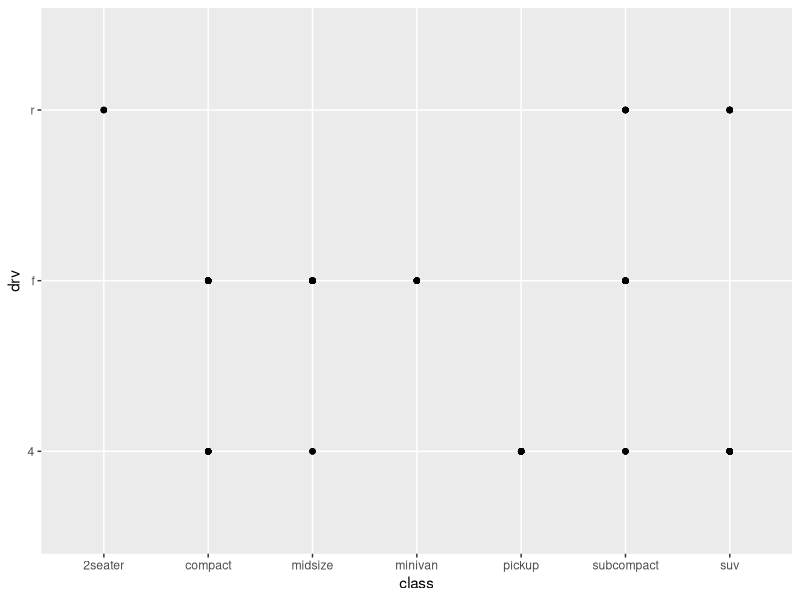
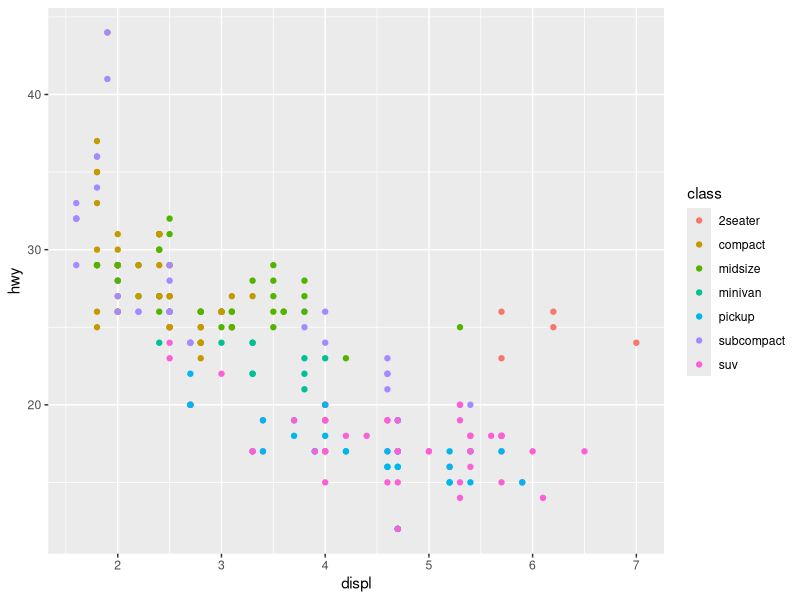
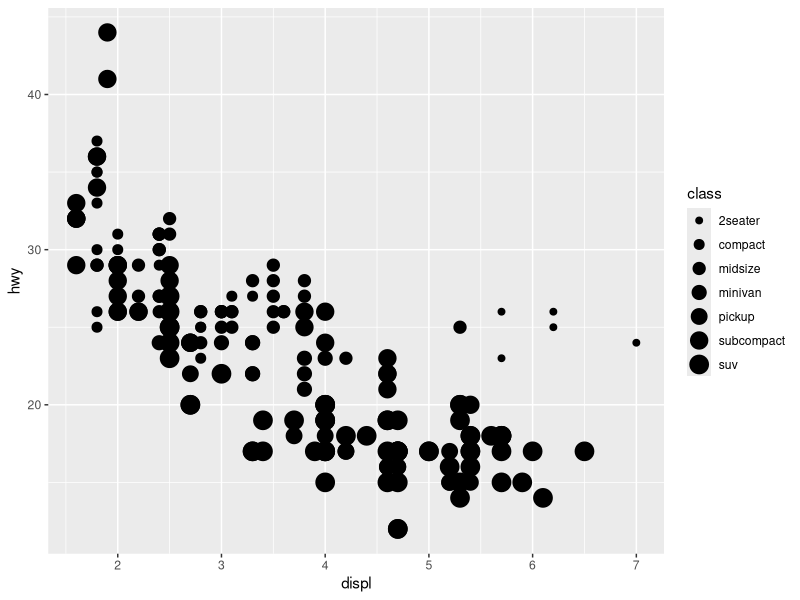
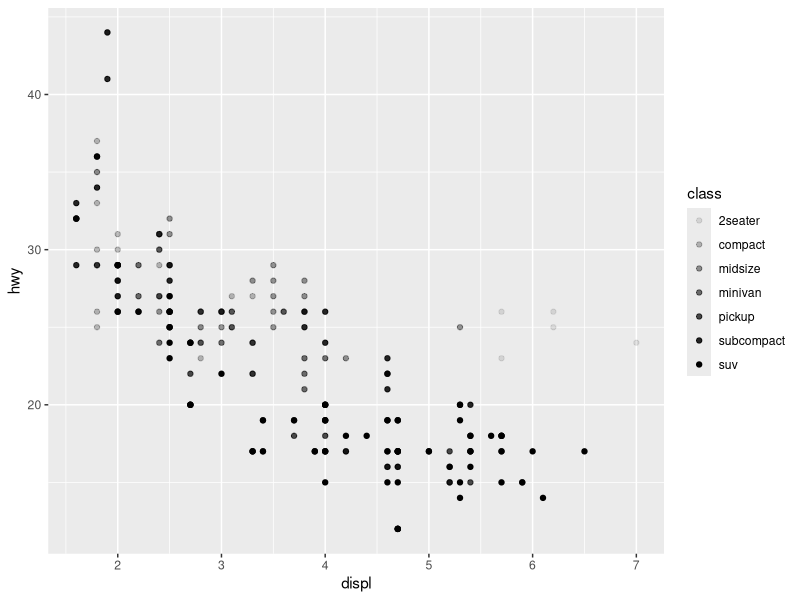
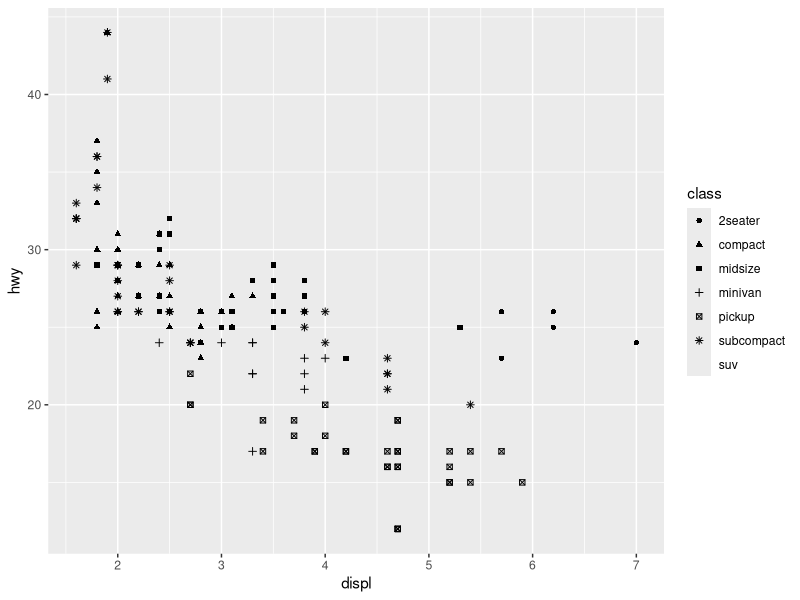
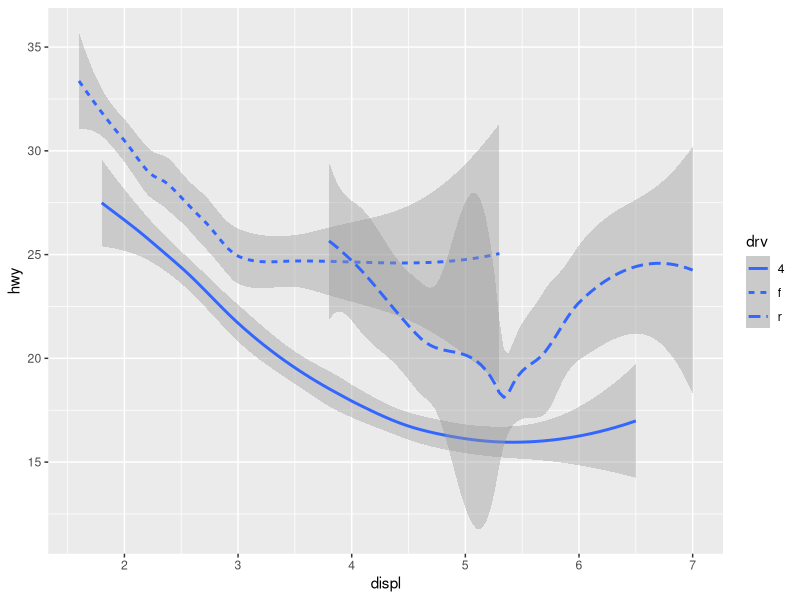
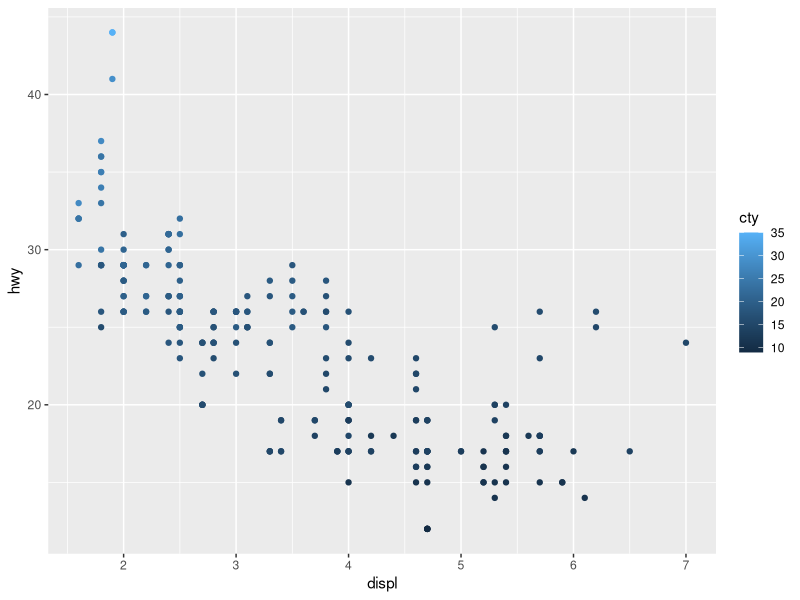
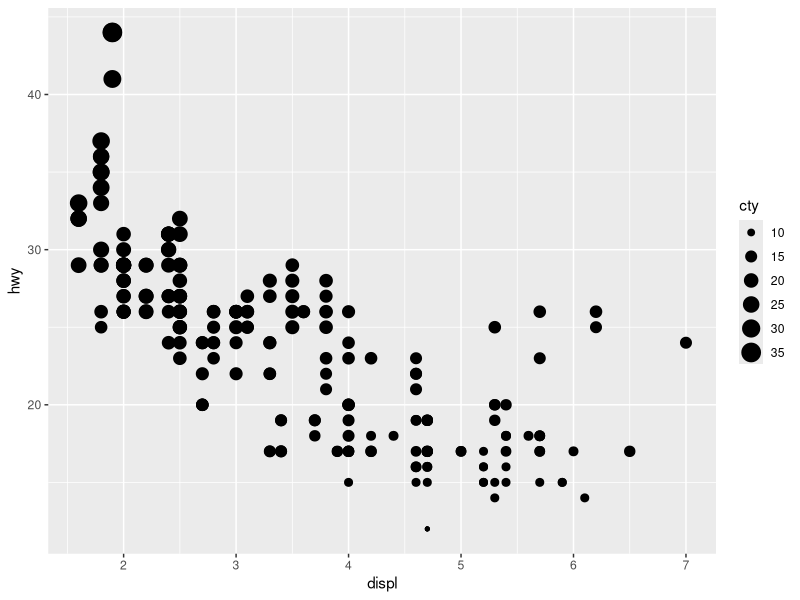

These charts were generated, in order, by the following R code:
## ---- chunk 1
knitr::opts_chunk$set(echo = TRUE)
## ---- chunk 2
#Loading relevant packages
library(tidyverse)
library(ggplot2)
library(magrittr)
library(dplyr)
## ---- chunk 3
#Simple graph
dim(mpg)
ggplot(data = mpg) + 
  geom_point(mapping = aes(x = class, y = drv))

## ---- chunk 4
#Using aesthetic to change point appearance (categorical)

ggplot(data = mpg) + 
  geom_point(mapping = aes(x = displ, y = hwy,color=class))

ggplot(data = mpg) + 
  geom_point(mapping = aes(x = displ, y = hwy,size=class))

ggplot(data = mpg) + 
  geom_point(mapping = aes(x = displ, y = hwy,alpha=class))

ggplot(data = mpg) + 
  geom_point(mapping = aes(x = displ, y = hwy,shape=class))

#Different line by cat variables using linetype in aesthetic
ggplot(data = mpg,aes(x = displ, y = hwy, linetype = drv)) + 
  geom_smooth()
## ---- chunk 5
#Using aesthetic to change point appearance (continuous)
ggplot(data = mpg) + 
  geom_point(mapping = aes(x = displ, y = hwy,color=cty))

ggplot(data = mpg) + 
  geom_point(mapping = aes(x = displ, y = hwy,size=cty))

ggplot(data = mpg) + 
  geom_point(mapping = aes(x = displ, y = hwy,alpha=cty))
## ---- chunk 6
#Two rows
ggplot(data = mpg) + 
  geom_point(mapping = aes(x = displ, y = hwy)) + 
  #nrow option allows to control the number of rows in the output
  facet_wrap(~ class, nrow = 2)

#One row
ggplot(data = mpg) + 
  geom_point(mapping = aes(x = displ, y = hwy)) + 
  facet_grid(. ~ cyl)

## ---- chunk 7
ggplot(data = mpg) + 
  geom_point(mapping = aes(x = displ, y = hwy)) + 
  facet_grid(drv ~ cyl)
## ---- chunk 8
# Scatter plot
ggplot(data = mpg) + 
  geom_point(mapping = aes(x = displ, y = hwy))

# Smoothing
ggplot(data = mpg) + 
  geom_smooth(mapping = aes(x = displ, y = hwy))

## ---- chunk 9
#Plotting curves by group variable
ggplot(data = mpg) +
  geom_smooth(mapping = aes(x = displ, y = hwy, group = drv))
    
ggplot(data = mpg) +
  geom_smooth(
    mapping = aes(x = displ, y = hwy, color = drv),
    show.legend = FALSE
  )
## ---- chunk 10
#Combination of point and smooth geoms
ggplot(data = mpg) + 
  geom_point(mapping = aes(x = displ, y = hwy)) +
  geom_smooth(mapping = aes(x = displ, y = hwy))
## ---- chunk 11
#Global mapping
ggplot(data = mpg, mapping = aes(x = displ, y = hwy)) + 
#Local mapping
  geom_point(mapping = aes(color = class)) + 
  geom_smooth()

#Subset in local mapping
ggplot(data = mpg, mapping = aes(x = displ, y = hwy)) + 
  geom_point(mapping = aes(color = class)) + 
  geom_smooth(data = filter(mpg, class == "subcompact"), se = FALSE)
## ---- chunk 12
ggplot(data = mpg, mapping = aes(x = displ)) + 
  geom_histogram()
## ---- chunk 13
#Data with frequency by a define categorical variable (tibble data frame)
demo <- tribble(
  ~cut,         ~freq,
  "Fair",       1610,
  "Good",       4906,
  "Very Good",  12082,
  "Premium",    13791,
  "Ideal",      21551
)

#Plotting the frequencies by group
ggplot(data = demo) +
  geom_bar(mapping = aes(x = cut, y = freq), stat = "identity")
## ---- chunk 14
#Plotting the percentage by group (overall percentage)
ggplot(data = diamonds) + 
  geom_bar(mapping = aes(x = cut, y = ..prop.., group = 1))
## ---- chunk 15
#Summary
ggplot(data = diamonds) + 
  stat_summary(
    mapping = aes(x = cut, y = depth),
    fun.ymin = min,
    fun.ymax = max,
    fun.y = median
  )
## ---- chunk 16
#Adjusting how to display groups using colors
ggplot(data = diamonds) + 
  geom_bar(mapping = aes(x = cut, colour = cut))
ggplot(data = diamonds) + 
  geom_bar(mapping = aes(x = cut, fill = cut))
ggplot(data = diamonds) + 
  geom_bar(mapping = aes(x = cut, fill = clarity))

ggplot(data = diamonds, mapping = aes(x = cut, fill = clarity)) + 
  geom_bar(alpha = 1/5, position = "identity")
ggplot(data = diamonds, mapping = aes(x = cut, colour = clarity)) + 
  geom_bar(fill = NA, position = "identity")
## ---- chunk 17
#Bar same size
ggplot(data = diamonds) + 
  geom_bar(mapping = aes(x = cut, fill = clarity), position = "fill")

#Bar horizontally splitted
ggplot(data = diamonds) + 
  geom_bar(mapping = aes(x = cut, fill = clarity), position = "dodge")

## ---- chunk 18

#Adding noise to avoid data point rounding
ggplot(data = mpg) + 
  geom_point(mapping = aes(x = displ, y = hwy), position = "jitter")
## ---- chunk 19
#Change orientation of axis
ggplot(data = mpg, mapping = aes(x = class, y = hwy)) + 
  geom_boxplot() +
  coord_flip()

#Polar coordinates
bar <- ggplot(data = diamonds) + 
  geom_bar(
    mapping = aes(x = cut, fill = cut), 
    show.legend = FALSE,
    width = 1
  ) + 
  theme(aspect.ratio = 1) +
  labs(x = NULL, y = NULL)

bar + coord_flip()
bar + coord_polar(theta="x") + labs(title = "Cylinders")
## ---- chunk 20
#Setting density instead of count for freqpoly
ggplot(data = diamonds, mapping = aes(x = price, y = ..density..)) + 
  geom_freqpoly(mapping = aes(colour = cut), binwidth = 500)
## ---- chunk 21
#Reordering categorical variable order according to the median (FUN argument)
ggplot(data = mpg) +
  geom_boxplot(mapping = aes(x = reorder(class, hwy, FUN = median), y = hwy))
## ---- chunk 22
#Visualising the count for 2 categorical variables
diamonds %>% 
  count(color, cut) %>%  
  ggplot(mapping = aes(x = color, y = cut)) +
    geom_tile(mapping = aes(fill = n))
## ---- chunk 23
#Creating 2d bins
ggplot(data = diamonds) +
  geom_bin2d(mapping = aes(x = carat, y = price))
